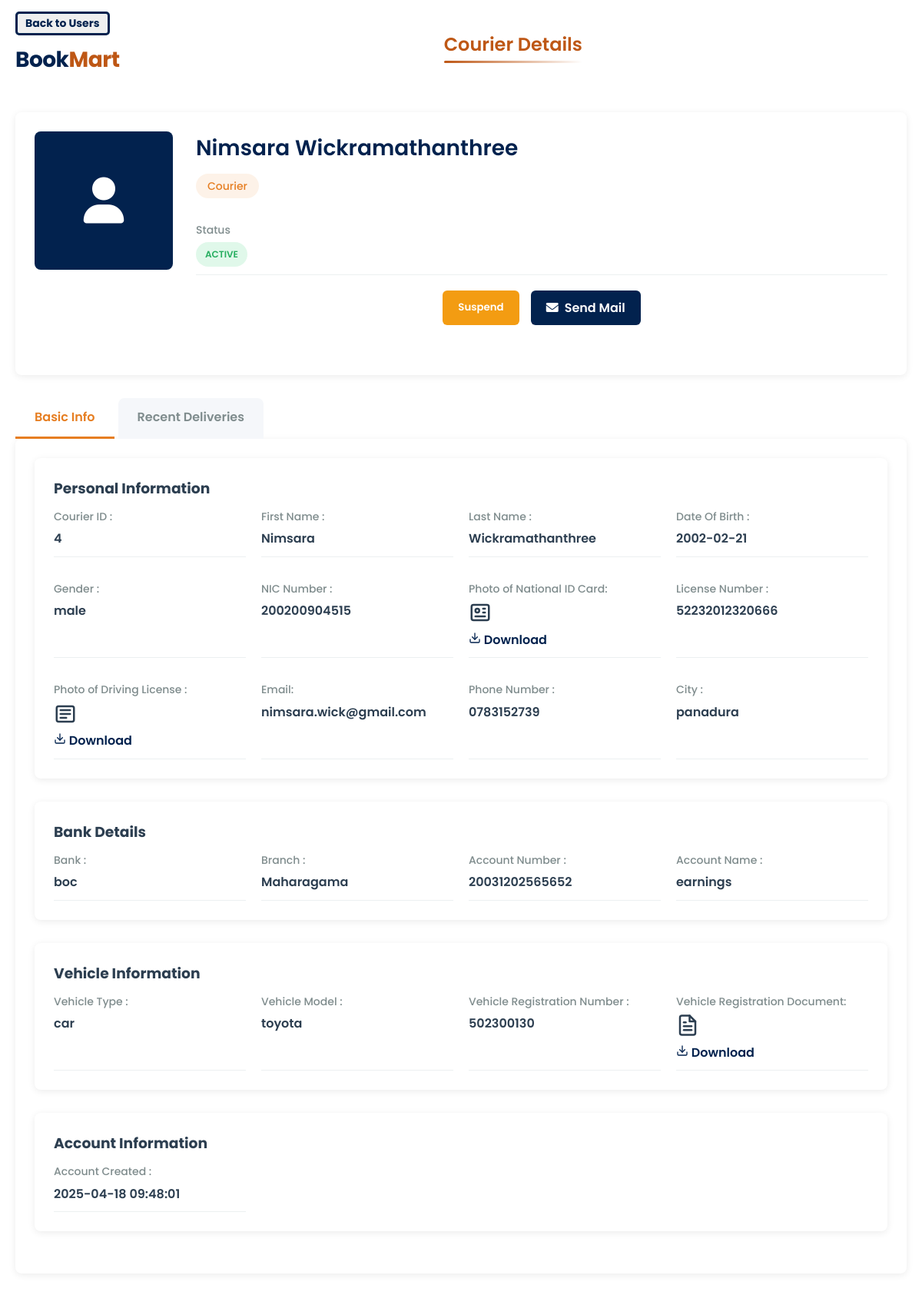
The page /public/adminViewcourier?id=50 (signed in) on the database its author committed.
### tables this page shows
CREATE TABLE `courier` (
  `id` int(11) NOT NULL,
  `user_id` int(11) NOT NULL,
  `first_name` varchar(255) NOT NULL,
  `last_name` varchar(255) NOT NULL,
  `dob` date NOT NULL,
  `gender` enum('male','female') NOT NULL,
  `nic_number` varchar(20) NOT NULL,
  `license_number` varchar(20) NOT NULL,
  `address_line_1` varchar(255) NOT NULL,
  `address_line_2` varchar(255) DEFAULT NULL,
  `city` varchar(100) NOT NULL,
  `phone_number` varchar(15) NOT NULL,
  `secondary_phone_number` varchar(15) DEFAULT NULL,
  `bank` varchar(100) NOT NULL,
  `branch_name` varchar(100) NOT NULL,
  `account_number` varchar(30) NOT NULL,
  `account_name` varchar(255) NOT NULL,
  `vehicle_type` enum('bike','three-wheeler','car','van') NOT NULL,
  `vehicle_model` varchar(255) NOT NULL,
  `vehicle_registration_number` varchar(20) NOT NULL,
  `vehicle_registration_document` varchar(255) NOT NULL,
  `drivers_photo` varchar(255) NOT NULL,
  `photo_nic` varchar(255) NOT NULL,
  `photo_of_driving_license` varchar(255) NOT NULL,
  `created_at` timestamp NOT NULL DEFAULT current_timestamp()
);

CREATE TABLE `user` (
  `ID` int(10) NOT NULL,
  `username` varchar(100) NOT NULL,
  `email` varchar(100) NOT NULL,
  `password` varchar(100) NOT NULL,
  `role` enum('buyer','bookSeller','bookStore','courier','admin') NOT NULL,
  `createdAt` date NOT NULL DEFAULT current_timestamp(),
  `active_status` enum('active','inactive') NOT NULL DEFAULT 'active'
);

### app/controllers/AdminViewcourier.php (called while the page is built, shortened)
<?php
class AdminViewcourier extends Controller {
    public function index($id = null) {
        if(!$id) {
            $id = $_GET['id'] ?? null;
        }
        $courier = new Courier();
        $user = new UserModel();
        $courierorder = new CourierOrder();
        $courierInfo = $courier->first(['user_id' => $id]);
        $userInfo = $user->first(['ID' => $id]);
        if ($courierInfo) {
            $deliveries = $courierorder->query("SELECT co.*, o.created_on, o.total_amount, b.title
                                                FROM courierOrder co
                                                LEFT JOIN orders o ON co.order_id = o.order_id
                                                LEFT JOIN book b ON o.book_id = b.id
                                                WHERE co.courier_id = :courier_id
                                                ORDER BY co.id DESC
                                                LIMIT 10",
                                                [':courier_id' => $courierInfo->user_id]);
        } else {
            $deliveries = [];
        }
        $data = [
            'courier' => $courierInfo,
            'user' => $userInfo,
            'deliveries' => $deliveries
        ];
        $this->view('adminViewcourier', $data);
    }
}

### public/index.php (called while the page is built, shortened)
<?php
require "../app/core/init.php";
$app = new App;
$app->loadController();

### app/core/Database.php (called while the page is built, shortened)
<?php
Trait Database{
    private $pdo;
    protected function connect() {
        if (!$this->pdo) {
            $string = "mysql:hostname=" . DBHOST . ";dbname=" . DBNAME;
            $this->pdo = new PDO($string, DBUSER, DBPASS);
        }
        return $this->pdo;
    }
    public function query($query,$data = []){
        $conn = $this->connect();
        $stm=$conn->prepare($query);
        $check = $stm->execute($data);
        if($check){
            $result = $stm->fetchAll(PDO::FETCH_OBJ);
            if(is_array($result) && count($result)){
                return $result;
            }
        }
        return false;
    }
}

### app/core/Model.php (called while the page is built, shortened)
<?php
Trait Model{
    protected $limit = 10;
    protected $offset ='0';
    public function first($data,$data_not = []){
        $keys = array_keys($data);
        $query="SELECT * FROM $this->table WHERE ";
        foreach($keys as $key){
            $query .= $key . "=:" .$key . " && ";
        }
        $query =trim($query," && ");
        $query .=" limit $this->limit offset $this->offset" ;
        $data = array_merge($data,$data_not);
        $result = $this->query($query,$data);
        if($result)
            return $result[0];
        return false;
    }
}

### app/core/init.php (called while the page is built, shortened)
<?php
spl_autoload_register(function($classname){
    $filename = "../app/models/".ucfirst($classname). ".php";
});
require 'Database.php';
require 'Model.php';

### app/views/adminViewcourier.view.php (the view, shortened to what this page needs)
<!DOCTYPE html>
<html lang="en">
<head>
    <link rel="stylesheet" href="<?= ROOT ?>/assets/CSS/adminViewusers.css">
    <link rel="stylesheet" href="https://cdnjs.cloudflare.com/ajax/libs/font-awesome/6.0.0-beta3/css/all.min.css">
</head>
<body>
<div class="header">
    <div class="header-wrapper">
        <div class="left-section">
            <div class="button-container">
                <button onclick="window.location.href='<?= ROOT ?>/AdminViewallusers'" class="close-btn"><b>Back to Users</b></button>
            </div>
            <div class="logo-container">
                <a href="<?= ROOT ?>/home" class="title-link">
                    <h2 class="logo">Book<span class="highlight">Mart</span></h2>
                </a>
            </div>
        </div>
        <div class="page-title">
            <h1>Courier Details</h1>
        </div>
    </div>
</div>
<div class="main-container">
    <div class="box">
        <div class="user-profile">
            <div class="user-image">
                <i class="fas fa-user"></i>
            </div>
            <div class="user-details">
                <div class="user-name"><?= htmlspecialchars($data['courier']->first_name ?? 'courier') ?>  <?= htmlspecialchars($data['courier']->last_name ?? 'name') ?></div>
                <div class="user-type">Courier</div>
                <div class="info-row">
                    <span class="label">Status</span>
                    <span class="detail-value">
                        <span class="status <?= ($data['user']->active_status ?? '') === 'active' ? 'status-active' : 'status-suspended' ?>" id="status-text">
                            <?= htmlspecialchars($data['user']->active_status ?? '') ?>
                        </span>
                    </span>
                </div>
                <div class="button-group">
                    <button class="btn suspendBtn" id="status-toggle">
                        <?= ($data['user']->active_status ?? '') === 'active' ? 'Suspend' : 'Activate' ?>
                    </button>
                    <a href="<?= ROOT ?>/adminSendmsg?email=<?= htmlspecialchars($data['user']->email ?? '') ?>" class="btn messageBtn">
                        <i class="fas fa-envelope"></i> Send Mail
                    </a>
                </div>
            </div>
        </div>
    </div>
    <div class="tabs">
        <div class="tab active">Basic Info</div>
        <div class="tab">Recent Deliveries</div>
    </div>
    <div class="box">
        <div class="inbox">
            <div class="section-header">
                <h3>Personal Information</h3>
            </div>
            <div class="user-info">
                <div class="info-row">
                    <span class="label">Courier ID :</span>
                    <span class="detail-value"><?= htmlspecialchars($data['courier']->id ?? '') ?></span>
                </div>
                <div class="info-row">
                    <span class="label">First Name :</span>
                    <span class="detail-value"><?= htmlspecialchars($data['courier']->first_name ?? '') ?></span>
                </div>
                <div class="info-row">
                    <span class="label">Last Name :</span>
                    <span class="detail-value"><?= htmlspecialchars($data['courier']->last_name ?? '') ?></span>
                </div>
                <div class="info-row">
                    <span class="label">Date Of Birth :</span>
                    <span class="detail-value"><?= htmlspecialchars($data['courier']->dob ?? '') ?></span>
                </div>
                <div class="info-row">
                    <span class="label">Gender :</span>
                    <span class="detail-value"><?= htmlspecialchars($data['courier']->gender ?? '') ?></span>
                </div>
                <div class="info-row">
                    <span class="label">NIC Number :</span>
                    <span class="detail-value"><?= htmlspecialchars($data['courier']->nic_number ?? '') ?></span>
                </div>
                <div class="info-row">
                    <span class="label">Photo of National ID Card:</span>
                    <span class="detail-value">
                        <div class="document-icon">
                        </div>
                        <a href="<?= ROOT ?>/admin/downloadCourierDoc/<?= urlencode($courier->photo_nic) ?>" class="download-btn">
                            Download
                        </a>
                    </span>
                </div>
                <div class="info-row">
                    <span class="label">License Number :</span>
                    <span class="detail-value"><?= htmlspecialchars($data['courier']->license_number ?? '') ?></span>
                </div>
                <div class="info-row">
                    <span class="label">Photo of Driving License :</span>
                    <span class="detail-value">
                        <div class="document-icon">
                        </div>
                        <a href="<?= ROOT ?>/admin/downloadCourierDoc/<?= urlencode($courier->photo_of_driving_license) ?>" class="download-btn">
                            Download
                        </a>
                    </span>
                </div>
                <div class="info-row">
                    <span class="label">Email:</span>
                    <span class="detail-value"><?= htmlspecialchars($data['user']->email ?? '') ?></span>
                </div>
                <div class="info-row">
                    <span class="label">Phone Number :</span>
                    <span class="detail-value"><?= htmlspecialchars($data['courier']->phone_number ?? '') ?></span>
                </div>
                <div class="info-row">
                    <span class="label">City :</span>
                    <span class="detail-value"><?= htmlspecialchars($data['courier']->city ?? '') ?></span>
                </div>
            </div>
        </div>
        <div class="inbox">
            <div class="section-header">
                <h3>Bank Details</h3>
            </div>
            <div class="user-info">
                <div class="info-row">
                    <span class="label">Bank :</span>
                    <span class="detail-value"><?= htmlspecialchars($data['courier']->bank ?? '') ?></span>
                </div>
                <div class="info-row">
                    <span class="label">Branch :</span>
                    <span class="detail-value"><?= htmlspecialchars($data['courier']->branch_name ?? '') ?></span>
                </div>
                <div class="info-row">
                    <span class="label">Account Number :</span>
                    <span class="detail-value"><?= htmlspecialchars($data['courier']->account_number ?? '') ?></span>
                </div>
                <div class="info-row">
                    <span class="label">Account Name :</span>
                    <span class="detail-value"><?= htmlspecialchars($data['courier']->account_name ?? '') ?></span>
                </div>
            </div>
        </div>
        <div class="inbox">
            <div class="section-header">
                <h3>Vehicle Information</h3>
            </div>
            <div class="user-info">
                <div class="info-row">
                    <span class="label">Vehicle Type :</span>
                    <span class="detail-value"><?= htmlspecialchars($data['courier']->vehicle_type  ?? '') ?></span>
                </div>
                <div class="info-row">
                    <span class="label">Vehicle Model :</span>
                    <span class="detail-value"><?= htmlspecialchars($data['courier']->vehicle_model ?? '') ?></span>
                </div>
                <div class="info-row">
                    <span class="label">Vehicle Registration Number :</span>
                    <span class="detail-value"><?= htmlspecialchars($data['courier']->vehicle_registration_number ?? '') ?></span>
                </div>
                <div class="info-row">
                    <span class="label">Vehicle Registration Document:</span>
                    <span class="detail-value">
                        <div class="document-icon">
                        </div>
                        <a href="<?= ROOT ?>/admin/downloadCourierDoc/<?= urlencode($courier->vehicle_registration_document) ?>" class="download-btn">
                            Download
                        </a>
                    </span>
                </div>
            </div>
        </div>
        <div class="inbox">
            <div class="section-header">
                <h3>Account Information</h3>
            </div>
            <div class="user-info">
                <div class="info-row">
                    <span class="label">Account Created :</span>
                    <span class="detail-value"><?= htmlspecialchars($data['courier']->created_at ?? '') ?></span>
                </div>
            </div>
        </div>
    </div>
</body>
</html>

### rows shown on the page
courier: first_name "Nimsara", last_name "Wickramathanthree", id "4", dob "2002-02-21", gender "male", nic_number "200200904515", license_number "52232012320666", phone_number "0783152739", city "panadura", bank "boc", branch_name "Maharagama", account_number "20031202565652", account_name "earnings", vehicle_type "car", vehicle_model "toyota", vehicle_registration_number "502300130", created_at "2025-04-18 09:48:01"
user: active_status "ACTIVE", email "nimsara.wick@gmail.com"
